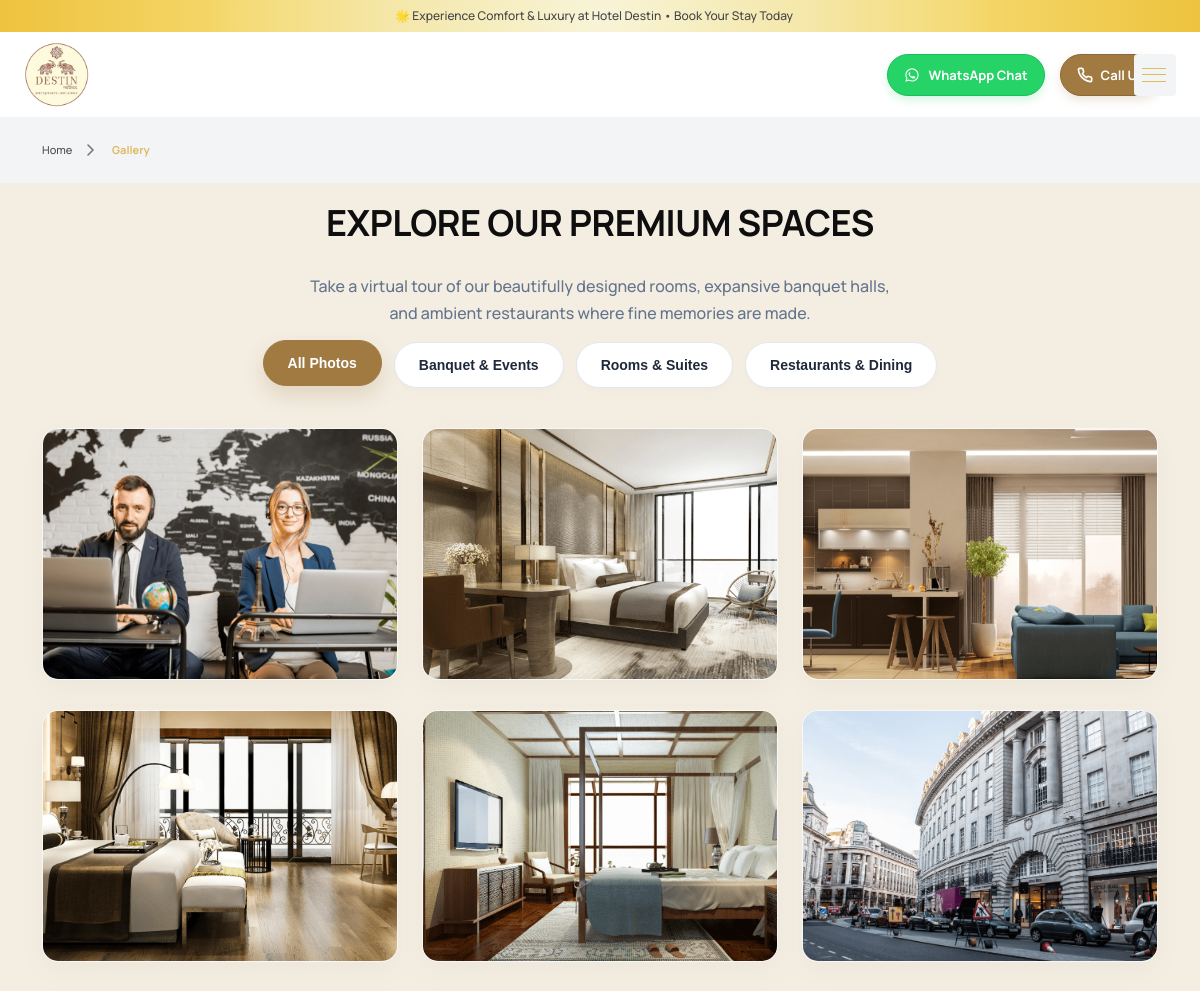
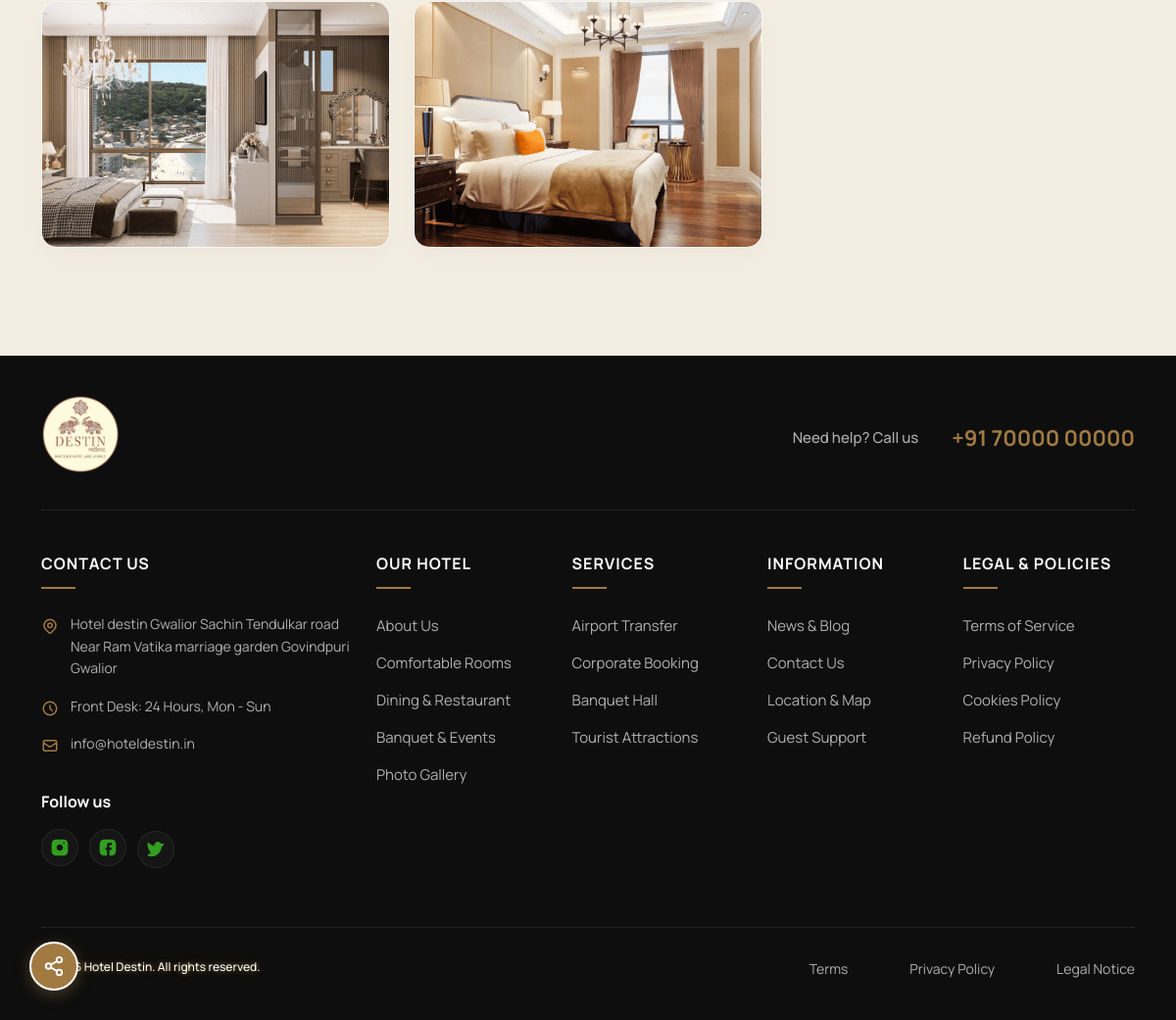
/gallery.php, run on the app's committed database (2 pictures, top to bottom).
### tables this page shows
CREATE TABLE IF NOT EXISTS `gallery` (
  `id` INT AUTO_INCREMENT PRIMARY KEY,
  `title` VARCHAR(100) NOT NULL,
  `category` VARCHAR(50) NOT NULL,
  `image_path` VARCHAR(255) NOT NULL,
  `description` VARCHAR(255) NULL,
  `created_at` TIMESTAMP DEFAULT CURRENT_TIMESTAMP
);

CREATE TABLE IF NOT EXISTS `settings` (
  `id` INT AUTO_INCREMENT PRIMARY KEY,
  `key_name` VARCHAR(100) NOT NULL UNIQUE,
  `val_content` TEXT NULL,
  `created_at` TIMESTAMP DEFAULT CURRENT_TIMESTAMP
);

### db.php (called while the page is built, shortened)
<?php
try {
    $dsn = "mysql:host=" . DB_HOST . ";dbname=" . DB_NAME . ";charset=utf8mb4";
    $options = [
        PDO::ATTR_ERRMODE            => PDO::ERRMODE_EXCEPTION,
        PDO::ATTR_DEFAULT_FETCH_MODE => PDO::FETCH_ASSOC,
        PDO::ATTR_EMULATE_PREPARES   => false,
    ];
    $pdo = new PDO($dsn, DB_USER, DB_PASS, $options);
    try {
        $col_check = $pdo->query("SHOW COLUMNS FROM `room_rate_calendars` LIKE 'struck_price'");
        if ($col_check->rowCount() === 0) {
            $pdo->exec("ALTER TABLE `room_rate_calendars` ADD COLUMN `struck_price` DECIMAL(10,2) DEFAULT NULL");
        }
    } catch (Exception $col_e) {
        error_log("Migration error (room_rate_calendars struck_price): " . $col_e->getMessage());
    }
    try {
        $pdo->exec("UPDATE `settings` SET `val_content` = 'Hotel  destin Gwalior Sachin Tendulkar road Near Ram Vatika marriage garden Govindpuri Gwalior' WHERE `key_name` = 'hotel_address'");
    } catch (Exception $settings_e) {
        error_log("Migration error (settings hotel_address): " . $settings_e->getMessage());
    }
} catch (PDOException $e) {
    error_log("Database connection error: " . $e->getMessage());
    http_response_code(500);
    exit("<h2>500 Internal Server Error</h2><p>Database connection failure. Please try again later.</p>");
}
function get_setting($key, $default = '') {
    global $pdo;
    try {
        $stmt = $pdo->prepare("SELECT val_content FROM settings WHERE key_name = ?");
        $stmt->execute([$key]);
        $val = $stmt->fetchColumn();
        return $val !== false ? $val : $default;
    } catch (Exception $e) {
        return $default;
    }
}
?>

### gallery.php (the view, shortened to what this page needs)
<?php
require_once __DIR__ . '/db.php';
$gallery_items = [];
try {
    $stmt = $pdo->prepare("SELECT * FROM gallery ORDER BY id DESC");
    $stmt->execute();
    $db_gallery = $stmt->fetchAll();
    if (count($db_gallery) > 0) {
        foreach ($db_gallery as $g) {
            $gallery_items[] = [
                'title' => $g['title'],
                'category' => $g['category'],
                'image' => $g['image_path'],
                'description' => $g['description']
            ];
        }
    } else {
        $gallery_items = [];
    }
} catch (Exception $e) {
    error_log("Database gallery fetch fallback: " . $e->getMessage());
    $gallery_items = [];
}
$categories = array_unique(array_column($gallery_items, 'category'));
$category_names = [
    'rooms' => 'Rooms & Suites',
    'banquet' => 'Banquet & Events',
    'restaurant' => 'Restaurants & Dining'
];
?>
<!DOCTYPE html>
<html lang="en" data-bs-theme="light">
<head>
    <link href="assets/css/stylee209.css?v=1.0.0" rel="stylesheet">
</head>
<body>
    <?php include("include/header.php"); ?>
    <main class="main">
        <section class="box-section box-breadcrumb background-100">
            <div class="container">
                <ul class="breadcrumbs">
                    <li> <a href="index.php">Home</a><span class="arrow-right">
                            <svg width="7" height="12" viewbox="0 0 7 12" fill="none" xmlns="http://www.w3.org/2000/svg">
                                <path d="M1 11L6 6L1 1" stroke="" stroke-width="1.5" stroke-linecap="round" stroke-linejoin="round"></path>
                            </svg></span></li>
                    <li> <span class="text-breadcrumb">Gallery</span></li>
                </ul>
            </div>
        </section>
        <section class="section-box box-gallery-header background-body pt-10 pb-15">
            <div class="container">
                <div class="text-center wow fadeInUp">
                    <h1 class="gallery-title-main mb-20 font-heading">Explore Our Premium Spaces</h1>
                    <p class="text-lg neutral-500 max-width-600 mx-auto">
                        Take a virtual tour of our beautifully designed rooms, expansive banquet halls, and ambient restaurants where fine memories are made.
                    </p>
                </div>
            </div>
        </section>
        <section class="section-box box-gallery-grid background-body pb-80">
            <div class="container">
                <?php if (count($gallery_items) > 0): ?>
                    <div class="gallery-filter-container wow fadeInUp" id="galleryFilters">
                        <button class="gallery-filter-btn active" data-filter="all">All Photos</button>
                        <?php foreach ($categories as $cat): ?>
                            <button class="gallery-filter-btn" data-filter="<?php echo $cat; ?>">
                                <?php echo isset($category_names[$cat]) ? $category_names[$cat] : ucfirst($cat); ?>
                            </button>
                        <?php endforeach; ?>
                    </div>
                    <div class="row gallery-grid">
                        <?php foreach ($gallery_items as $index => $item): ?>
                            <?php
                            $file_path = $item['image'];
                            $ext = strtolower(pathinfo($file_path, PATHINFO_EXTENSION));
                            $is_video = in_array($ext, ['mp4', 'webm', 'mov', 'm4v']);
                            ?>
                            <div class="col-lg-4 col-md-6 col-sm-12 gallery-grid-item" data-category="<?php echo $item['category']; ?>">
                                <div class="gallery-card wow fadeInUp">
                                    <?php if ($is_video): ?>
                                        <a href="#video-modal-<?= $index ?>" class="gallery-video-popup" title="<?php echo htmlspecialchars($item['title']); ?>">
                                            <div class="gallery-img-wrapper">
                                                <video src="<?php echo $file_path; ?>" muted loop autoplay playsinline></video>
                                                <div class="video-play-btn">
                                                    <svg width="24" height="24" fill="currentColor" viewBox="0 0 24 24">
                                                        <path d="M8 5v14l11-7z" />
                                                    </svg>
                                                </div>
                                            </div>
                                            <div class="gallery-overlay">
                                                <h3 class="gallery-title" style="transform: translateY(0); margin-bottom: 0;"><?php echo htmlspecialchars($item['title']); ?></h3>
                                            </div>
                                        </a>
                                        <div id="video-modal-<?= $index ?>" class="mfp-hide white-popup-block">
                                            <video src="<?php echo $file_path; ?>" controls style="width: 100%; height: auto; display: block; border-radius: 8px;"></video>
                                            <h3 style="color: #fff; margin-top: 15px; font-size: 18px; font-weight: 700;"><?= htmlspecialchars($item['title']) ?></h3>
                                            <?php if (!empty($item['description'])): ?>
                                                <p style="color: #ccc; font-size: 14.5px; margin-top: 8px; line-height: 1.5;"><?= htmlspecialchars($item['description']) ?></p>
                                            <?php endif; ?>
                                        </div>
                                    <?php else: ?>
                                        <a href="<?php echo $item['image']; ?>" class="gallery-image-popup" title="<?php echo htmlspecialchars($item['title']); ?>">
                                            <div class="gallery-img-wrapper">
                                                <img src="<?php echo $item['image']; ?>" alt="<?php echo htmlspecialchars($item['title']); ?>" loading="lazy">
                                            </div>
                                        </a>
                                    <?php endif; ?>
                                </div>
                            </div>
                        <?php endforeach; ?>
                    </div>
                <?php endif; ?>
            </div>
        </section>
    </main>
    <?php include("include/footer.php"); ?>
</body>
</html>

### include/footer.php (shortened to what this page needs)
<footer class="footer">
  <div class="container">
    <div class="footer-top">
      <div class="row align-items-center">
        <div class="col-md-4 text-center text-md-start">
          <a class="d-inline-block" href="index.php">
            <img alt="Hotel Destin" src="assets/imgs/template/logo-destin.png" style="max-height: 80px; width: auto;">
          </a>
        </div>
        <div class="col-md-8 text-center text-md-end">
          <?php
          $hotel_phone = get_setting('hotel_phone') ?: '1-800-222-8888';
          $phones = array_map('trim', explode(',', $hotel_phone));
          $first_phone = isset($phones[0]) ? $phones[0] : '1-800-222-8888';
          ?>
          <div class="d-flex align-items-center justify-content-center justify-content-md-end">
            <a class="text-md-medium need-help" href="tel:<?= htmlspecialchars($first_phone) ?>">Need help? Call us</a>
            <a class="heading-6 phone-support" href="tel:<?= htmlspecialchars($first_phone) ?>"><?= htmlspecialchars($first_phone) ?></a>
          </div>
        </div>
      </div>
    </div>
    <div class="row">
      <div class="col-md-3 col-sm-12 footer-1">
        <h6>Contact Us</h6>
        <div class="mt-20 mb-20">
          <div class="box-info-contact">
            <div class="footer-contact-item">
              <span><?= htmlspecialchars(get_setting('hotel_address') ?: 'Hotel  destin Gwalior Sachin Tendulkar road Near Ram Vatika marriage garden Govindpuri Gwalior') ?></span>
            </div>
            <div class="footer-contact-item">
              <svg width="18" height="18" fill="none" stroke="currentColor" stroke-width="2" viewBox="0 0 24 24" xmlns="http://www.w3.org/2000/svg">
                <path stroke-linecap="round" stroke-linejoin="round" d="M12 8v4l3 3m6-3a9 9 0 11-18 0 9 9 0 0118 0z"></path>
              </svg>
              <span>Front Desk: 24 Hours, Mon - Sun</span>
            </div>
            <?php
            $hotel_email = get_setting('hotel_email') ?: 'info@hoteldestin.in';
            $emails = array_map('trim', explode(',', $hotel_email));
            $first_email = isset($emails[0]) ? $emails[0] : 'info@hoteldestin.in';
            ?>
            <div class="footer-contact-item">
              <svg width="18" height="18" fill="none" stroke="currentColor" stroke-width="2" viewBox="0 0 24 24" xmlns="http://www.w3.org/2000/svg">
                <path stroke-linecap="round" stroke-linejoin="round" d="M3 8l7.89 5.26a2 2 0 002.22 0L21 8M5 19h14a2 2 0 002-2V7a2 2 0 00-2-2H5a2 2 0 00-2 2v10a2 2 0 002 2z"></path>
              </svg>
              <span><?= htmlspecialchars($first_email) ?></span>
            </div>
          </div>
          <p class="text-md-bold title-follow neutral-0" style="font-weight:700; margin-top:25px; color:#ffffff;">Follow us</p>
          <div class="box-socials-footer">
            <a class="icon-socials icon-instagram" href="#" aria-label="Instagram">
            </a>
            <a class="icon-socials icon-facebook" href="#" aria-label="Facebook">
            </a>
            <a class="icon-socials icon-twitter" href="#" aria-label="Twitter">
            </a>
          </div>
        </div>
      </div>
      <div class="col-md-2 col-xs-6 footer-2">
        <h6>Our Hotel</h6>
        <ul class="menu-footer">
          <li><a href="about.php">About Us</a></li>
          <li><a href="rooms.php">Comfortable Rooms</a></li>
          <li><a href="restaurant.php">Dining & Restaurant</a></li>
          <li><a href="banquet.php">Banquet & Events</a></li>
          <li><a href="gallery.php">Photo Gallery</a></li>
        </ul>
      </div>
      <div class="col-md-2 col-xs-6 footer-3">
        <h6>Services</h6>
        <ul class="menu-footer">
          <li><a href="airport-transfer.php">Airport Transfer</a></li>
          <li><a href="corporate-booking.php">Corporate Booking</a></li>
          <li><a href="wedding-banquet.php">Banquet Hall</a></li>
          <li><a href="explore-gwalior.php">Tourist Attractions</a></li>
        </ul>
      </div>
      <div class="col-md-2 col-xs-6 footer-4">
        <h6>Information</h6>
        <ul class="menu-footer">
          <li><a href="blog.php">News & Blog</a></li>
          <li><a href="contact.php">Contact Us</a></li>
          <li><a href="contact.php#map">Location & Map</a></li>
          <li><a href="contact.php">Guest Support</a></li>
        </ul>
      </div>
      <div class="col-md-3 col-xs-6 footer-5">
        <h6>Legal & Policies</h6>
        <ul class="menu-footer">
          <li><a href="terms.php">Terms of Service</a></li>
          <li><a href="terms.php">Privacy Policy</a></li>
          <li><a href="terms.php">Cookies Policy</a></li>
          <li><a href="terms.php">Refund Policy</a></li>
        </ul>
      </div>
    </div>
    <div class="footer-bottom mt-50">
      <div class="row">
        <div class="col-md-6 text-md-start text-center mb-20">
          <p class="text-sm color-white">© <?= date('Y') ?> Hotel Destin. All rights reserved.</p>
        </div>
        <div class="col-md-6 text-md-end text-center mb-20">
          <ul class="menu-bottom-footer">
            <li><a href="terms.php">Terms</a></li>
            <li><a href="terms.php">Privacy Policy</a></li>
            <li><a href="terms.php">Legal Notice</a></li>
          </ul>
        </div>
      </div>
    </div>
  </div>
</footer>
<button class="floating-share-location-btn" onclick="openShareModal(event)" title="Share Hotel Location">
</button>

### data on the page
gallery: image_path (picture)
gallery: image_path (picture)
gallery: image_path (picture)
gallery: image_path (picture)
gallery: image_path (picture)
gallery: image_path (picture)
gallery: image_path (picture)
gallery: image_path (picture)
settings: val_content "+91 70000 00000"
settings: val_content "Hotel destin Gwalior Sachin Tendulkar road Near Ram Vatika marriage garden Govindpuri Gwalior"
settings: val_content "info@hoteldestin.in"

### other printed values
$announcement_text "🌟 Experience Comfort & Luxury at Hotel Destin • Book Your Stay Today"
$category_names[$cat] "Banquet & Events"
$category_names[$cat] "Rooms & Suites"
$category_names[$cat] "Restaurants & Dining"
